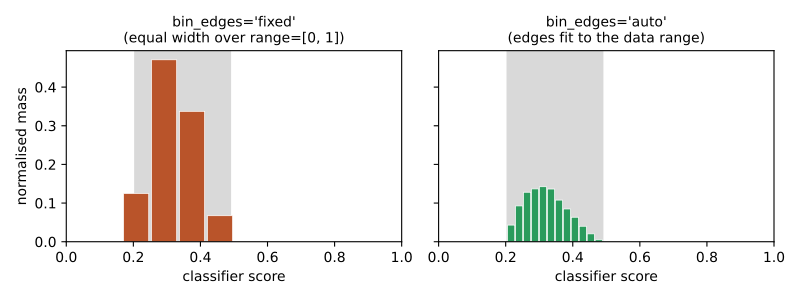

Here is the Python script that generated this plot:
import numpy as np
import matplotlib.pyplot as plt
from mlquantify.representations import HistogramRepresentation

rng = np.random.default_rng(3)
scores = 0.2 + 0.3 * rng.beta(2, 3, size=(3000, 1))   # concentrated in [0.2, 0.5]
y = (scores[:, 0] > scores[:, 0].mean()).astype(int)
n = 12

fig, axes = plt.subplots(1, 2, figsize=(8, 3), sharey=True)

rep_fixed = HistogramRepresentation(bins=(n,), range=(0.0, 1.0),
                                    bin_edges="fixed").fit(scores, y)
hf = rep_fixed.transform(scores)
ef = np.linspace(0, 1, n + 1)
axes[0].bar((ef[:-1] + ef[1:]) / 2, hf, width=np.diff(ef) * 0.9,
            color="#b9542a", edgecolor="white", linewidth=0.5)
axes[0].set_title("bin_edges='fixed'\n(equal width over range=[0, 1])", fontsize=10)

rep_auto = HistogramRepresentation(bins=(n,), bin_edges="auto").fit(scores, y)
ha = rep_auto.transform(scores)
ea = rep_auto.edges_[0][0]                              # learned edges
axes[1].bar((ea[:-1] + ea[1:]) / 2, ha, width=np.diff(ea) * 0.9,
            color="#2a9b5c", edgecolor="white", linewidth=0.5)
axes[1].set_title("bin_edges='auto'\n(edges fit to the data range)", fontsize=10)

for ax in axes:
    ax.set_xlim(0, 1)
    ax.set_xlabel("classifier score")
    ax.axvspan(scores.min(), scores.max(), color="0.85", zorder=0)
axes[0].set_ylabel("normalised mass")
fig.tight_layout()
